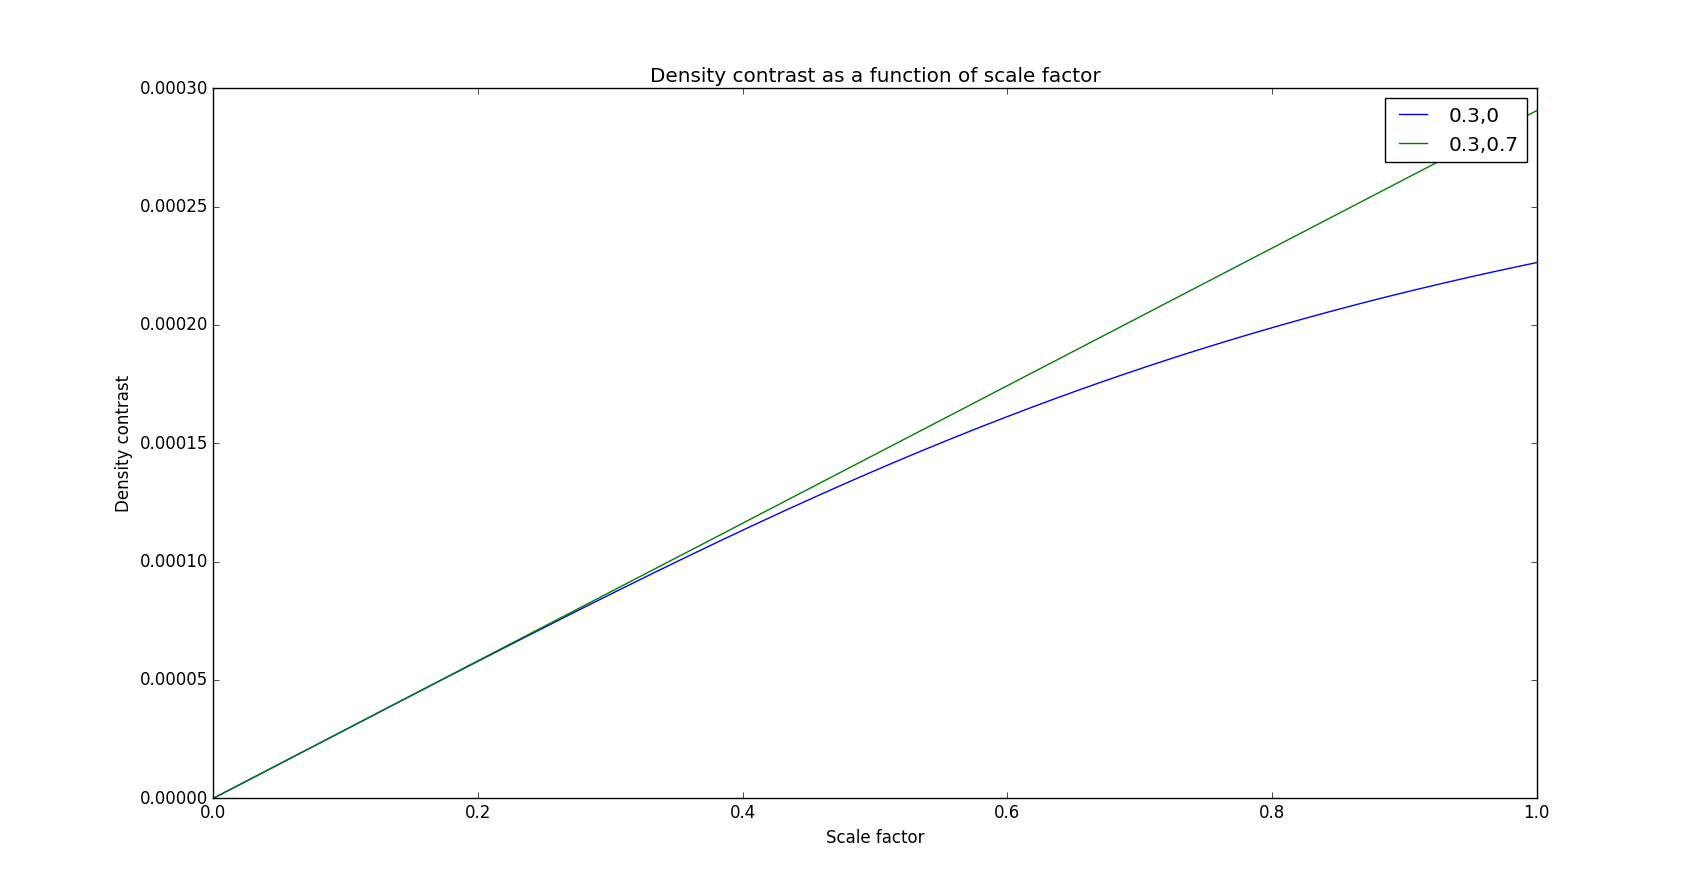

The script that drew this image:
import numpy as np 
import matplotlib.pyplot as plt
from mpl_toolkits.mplot3d import axes3d 
from scipy.integrate import quad

a_list=np.linspace(0.00001,1,10000)
delta_list=[]
delta_list1=[]
H_0 = 67.74
omega_m=0.3
omega_lambda = 1-omega_m
for i in a_list:
	x=(i**2)*(H_0**2)*(omega_m/(i**3) + omega_lambda)
        
	intg,err = quad(lambda a: 1/((a**2)*(H_0**2)*(omega_m/(a**3)+omega_lambda))**(3.0/2),0,i)
	delta = np.sqrt(x)/i * intg
	delta_list.append(delta)


for i in a_list:
	x=(i**2)*(H_0**2)*(omega_m/(i**3))
        
	intg,err = quad(lambda a: 1/((a**2)*(H_0**2)*(omega_m/(a**3)))**(3.0/2),0,i)
	delta = np.sqrt(x)/i * intg
	delta_list1.append(delta)

fig=plt.figure()
ax=fig.add_subplot(111)
ax.plot(a_list,delta_list, label="0.3,0")
ax.plot(a_list,delta_list1,label="0.3,0.7")
ax.set_xlabel('Scale factor')
ax.set_ylabel('Density contrast')
ax.set_title('Density contrast as a function of scale factor')
ax.legend()
plt.show()
